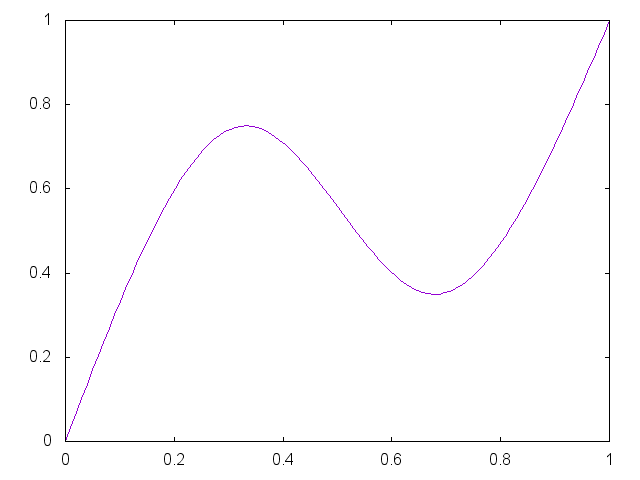

Here is the gnuplot script that generated this plot:


set term png

set output "generate/static/generate/csplines-0.75-0.35.png"
plot '-' smooth csplines notitle
0 0
0.33 0.75
0.67 0.35 
1 1
e

reset;
